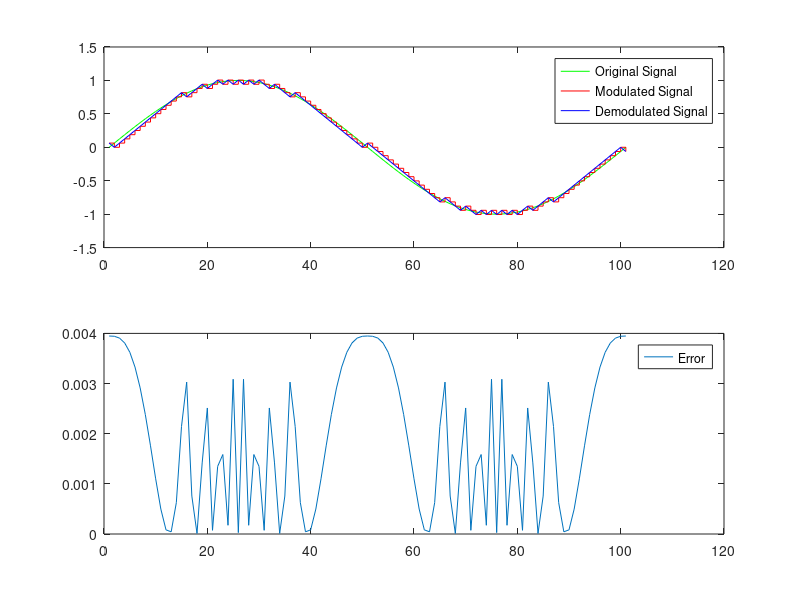
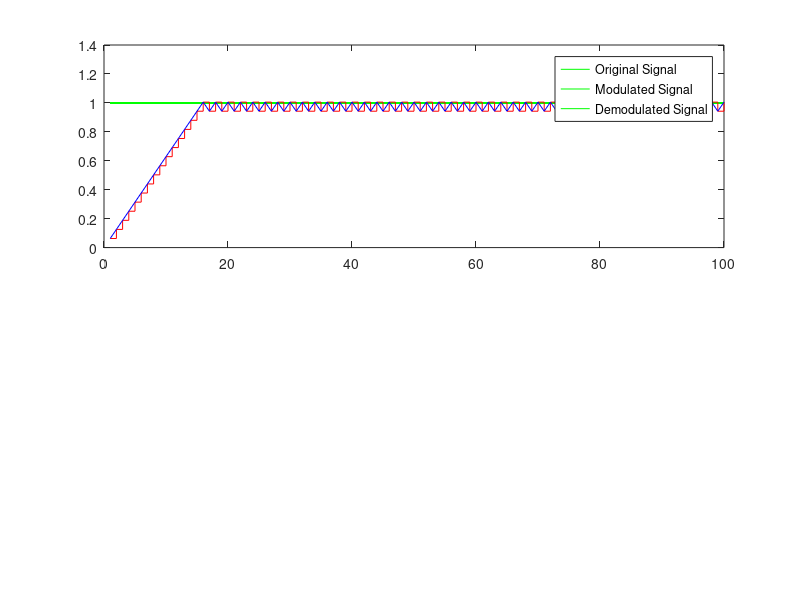
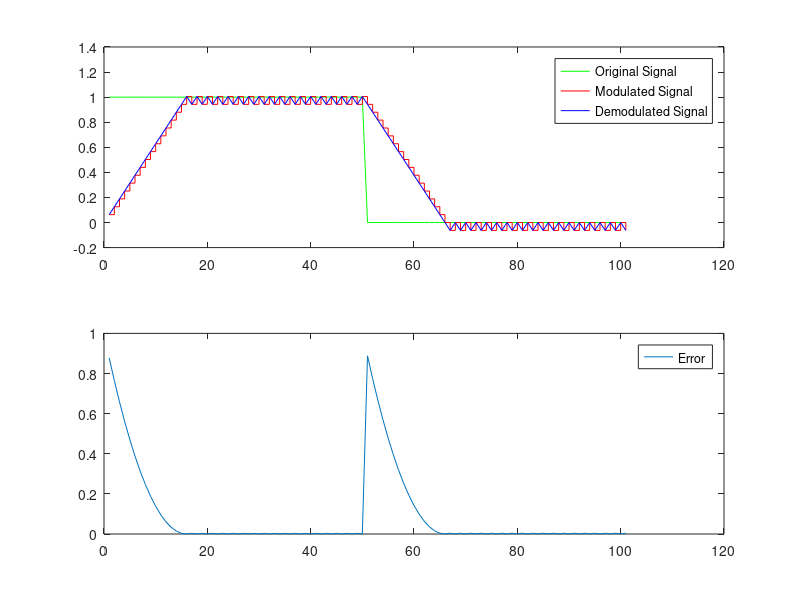

These figures' MATLAB source, in order:
clear all
clc
Fm =500;
Fs = 100;
Ts = 1/Fs;

b =1;
a =1;

t=0:Ts:1;

InputSin=sin(2*pi*t);
subplot(2,1,1);
plot(InputSin,'green')
hold on
delta=2*pi*Ts;
for n=1:length(InputSin)
    if n==1
        e(n) = InputSin(n);
        eq(n) = delta*sign(n);
        mqSin(n) = eq(n);
    else 
        e(n) = InputSin(n)-mqSin(n-1);
        eq(n) = delta*sign(e(n));
        mqSin(n) = mqSin(n-1)+eq(n);
    end

end
stairs(mqSin,'red')

DemodSin=filter (b,a,mqSin);
hold on
plot(DemodSin,'blue')
legend('Original Signal','Modulated Signal','Demodulated Signal')

SinError = (InputSin  - DemodSin).^2;
subplot(2,1,2);
plot(SinError)
legend('Error')

figure

InputDC= ones(Fs);
subplot(2,1,1);
plot(InputDC,'green')
hold on
for n=1:length(InputDC)
    if n==1
        e(n) = InputDC(n);
        eq(n) = delta*sign(n);
        mqDC(n) = eq(n);
    else 
        e(n) = InputDC(n)-mqDC(n-1);
        eq(n) = delta*sign(e(n));
        mqDC(n) = mqDC(n-1)+eq(n);
    end

end
stairs(mqDC,'red')

DemodDC=filter (b,a,mqDC);
hold on
plot(DemodDC,'blue')

legend('Original Signal','Modulated Signal','Demodulated Signal')

% DCError = (InputDC - DemodDC)^2;
% figure
% plot(DCError)
%legend('Error')

figure

InputSquare= rectpuls(t);
subplot(2,1,1);
plot(InputSquare,'green')
hold on
for n=1:length(InputSquare)
    if n==1
        e(n) = InputSquare(n);
        eq(n) = delta*sign(n);
        mqRect(n) = eq(n);
    else 
        e(n) = InputSquare(n)-mqRect(n-1);
        eq(n) = delta*sign(e(n));
        mqRect(n) = mqRect(n-1)+eq(n);
    end

end
stairs(mqRect,'red')

DemodSquare=filter (b,a,mqRect);
hold on
plot(DemodSquare,'blue')
legend('Original Signal','Modulated Signal','Demodulated Signal')

SquareError = (InputSquare  - DemodSquare).^2;
subplot(2,1,2);
plot(SquareError)
legend('Error')
